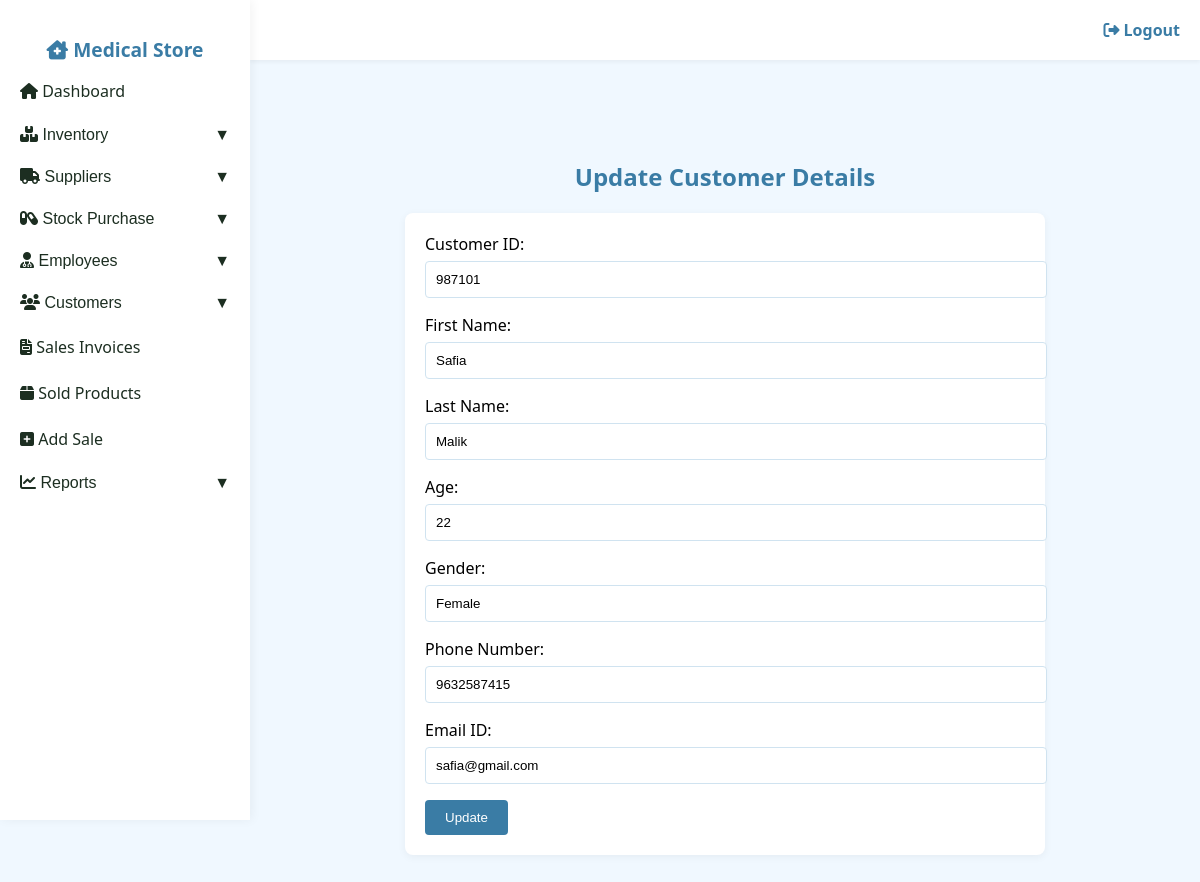
Screenshot of /PHARMACY/customer-add.php?id=987101.0 with the database file from the repository.
### tables this page shows
CREATE TABLE IF NOT EXISTS `customer` (
  `C_ID` decimal(6,0) NOT NULL,
  `C_FNAME` varchar(30) NOT NULL,
  `C_LNAME` varchar(30) DEFAULT NULL,
  `C_AGE` int NOT NULL,
  `C_SEX` varchar(6) NOT NULL,
  `C_PHNO` decimal(10,0) NOT NULL,
  `C_MAIL` varchar(40) DEFAULT NULL,
  PRIMARY KEY (`C_ID`),
  UNIQUE KEY `C_PHNO` (`C_PHNO`),
  UNIQUE KEY `C_MAIL` (`C_MAIL`)
);

### PHARMACY/customer-add.php (the view, shortened to what this page needs)
<?php
include "config.php";
$row = null;
if (isset($_POST['update'])) {
  $id = $_POST['cid'];
  $fname = $_POST['cfname'];
  $lname = $_POST['clname'];
  $age = $_POST['age'];
  $sex = $_POST['sex'];
  $phno = $_POST['phno'];
  $mail = $_POST['emid'];
  $sql = "UPDATE customer SET c_fname='$fname', c_lname='$lname', c_age='$age', c_sex='$sex', c_phno='$phno', c_mail='$mail' WHERE c_id='$id'";
  if ($conn->query($sql)) {
    header("Location: customer-view.php");
    exit();
  } else {
    $update_error = "Error! Unable to update.";
  }
} elseif (isset($_GET['id']) && is_numeric($_GET['id'])) {
  $id = $_GET['id'];
  $qry = "SELECT * FROM customer WHERE c_id='$id'";
  $result = $conn->query($qry);
  if ($result && $result->num_rows > 0) {
    $row = $result->fetch_row();
  } else {
    $update_error = "Customer not found.";
  }
}
?>
<!DOCTYPE html>
<html lang="en">
<head>
  <link rel="stylesheet" href="https://cdnjs.cloudflare.com/ajax/libs/font-awesome/6.4.0/css/all.min.css" />
</head>
<body>
  <div class="sidenav">
    <h2><i class="fas fa-clinic-medical"></i> Medical Store</h2>
    <a href="adminmainpage.php"><i class="fas fa-home"></i> Dashboard</a>
    <button class="dropdown-btn"><i class="fas fa-boxes"></i> Inventory</button>
    <button class="dropdown-btn"><i class="fas fa-truck"></i> Suppliers</button>
    <button class="dropdown-btn"><i class="fas fa-capsules"></i> Stock Purchase</button>
    <button class="dropdown-btn"><i class="fas fa-user-md"></i> Employees</button>
    <button class="dropdown-btn"><i class="fas fa-users"></i> Customers</button>
    <a href="sales-view.php"><i class="fas fa-file-invoice"></i> Sales Invoices</a>
    <a href="salesitems-view.php"><i class="fas fa-box"></i> Sold Products</a>
    <a href="pos1.php"><i class="fas fa-plus-square"></i> Add Sale</a>
    <button class="dropdown-btn"><i class="fas fa-chart-line"></i> Reports</button>
  </div>
  <div class="topnav">
    <a href="logout.php"><i class="fas fa-sign-out-alt"></i> Logout</a>
  </div>
  <div class="main">
    <h2>Update Customer Details</h2>
    <?php if ($row): ?>
    <form method="post" action="<?= htmlspecialchars($_SERVER['PHP_SELF']) ?>">
      <label>Customer ID:</label>
      <input type="number" name="cid" value="<?= $row[0] ?>" readonly>
      <label>First Name:</label>
      <input type="text" name="cfname" value="<?= $row[1] ?>" required>
      <label>Last Name:</label>
      <input type="text" name="clname" value="<?= $row[2] ?>" required>
      <label>Age:</label>
      <input type="number" name="age" value="<?= $row[3] ?>" required>
      <label>Gender:</label>
      <input type="text" name="sex" value="<?= $row[4] ?>" required>
      <label>Phone Number:</label>
      <input type="number" name="phno" value="<?= $row[5] ?>" required>
      <label>Email ID:</label>
      <input type="text" name="emid" value="<?= $row[6] ?>" required>
      <input type="submit" name="update" value="Update">
    </form>
    <?php endif; ?>
  </div>
</body>
</html>

### PHARMACY/customer-add.php (style rules this page uses)
:root { --primary: #3A7CA5; --accent: #B2E0F5; --bg: #f0f8ff; --white: #ffffff; --text: #1c2e21; --shadow: rgba(0, 0, 0, 0.05); --border: #d0e3f0; }
body { margin: 0; font-family: 'Segoe UI', sans-serif; background: var(--bg); }
.sidenav { width: 250px; height: 100vh; background: var(--white); position: fixed; top: 0; left: 0; overflow-y: auto; padding-top: 20px; box-shadow: 2px 0 10px var(--shadow); }
.sidenav h2 { color: var(--primary); text-align: center; font-size: 1.2rem; margin-bottom: 0.3rem; }
.sidenav a, .sidenav button { display: block; color: var(--text); padding: 12px 20px; text-decoration: none; font-size: 1rem; border: none; background: none; width: 100%; text-align: left; cursor: pointer; transition: background 0.3s; }
.dropdown-btn:after { content: " \25BC"; float: right; }
.topnav { margin-left: 250px; height: 60px; background: var(--white); display: flex; justify-content: flex-end; align-items: center; padding: 0 20px; box-shadow: 0 2px 4px var(--shadow); }
.topnav a { color: var(--primary); text-decoration: none; font-weight: 600; }
.main { margin-left: 250px; padding: 80px 30px 30px; }
h2 { text-align: center; color: var(--primary); }
form { background: var(--white); max-width: 600px; margin: 0 auto; padding: 20px; box-shadow: 0 2px 8px var(--shadow); border-radius: 8px; }
input[type="text"], input[type="number"], select { width: 100%; padding: 10px; margin-top: 6px; margin-bottom: 16px; border: 1px solid var(--border); border-radius: 4px; }
input[type="submit"] { background-color: var(--primary); color: white; padding: 10px 20px; border: none; border-radius: 4px; cursor: pointer; }

### rows the page displays
customer: cid "987101", cfname "Safia", clname "Malik", age "22", sex "Female", phno "9632587415", emid "safia@gmail.com"
